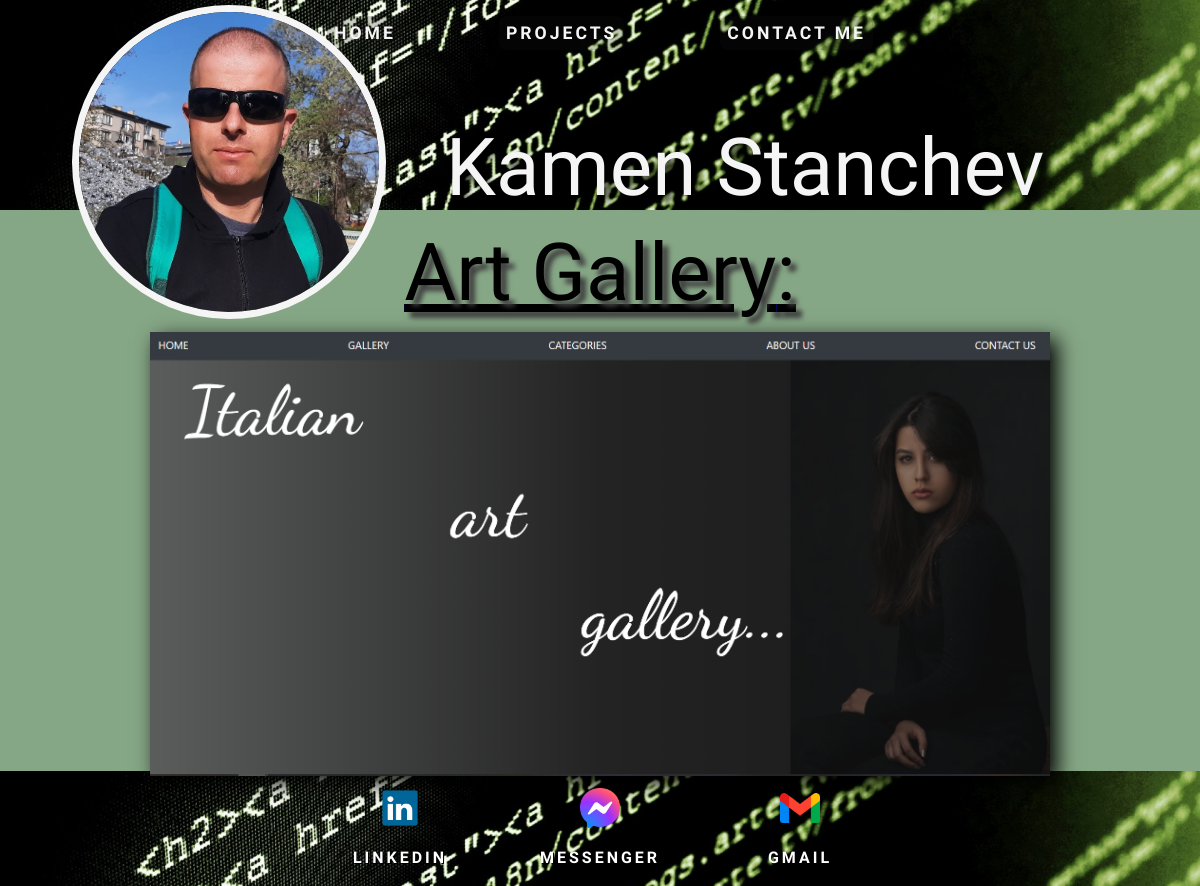
/projects/3/, run on the app's committed database.
### portfolio_app/models.py (models this page shows, shortened)
class Project(models.Model):
    name = models.CharField(max_length=30, )
    description = models.TextField(max_length=1000)
    project_img = models.ImageField(upload_to='project-img/', blank=True, null=True)
    live_hyperlink = models.URLField(blank=True, null=True)
    @property
    def snapshots(self):
        images = self.snapshot_set.all()
        return images

### portfolio_app/views.py (the view)
# urls.py: path('projects/<str:pk>/', views.project_details, name='projects-details'),
def project_details(request, pk):
    project = Project.objects.get(id=pk)
    contex = {'project': project}
    return render(request, 'project-details.html', contex)

### portfolio_app/templates/project-details.html (shortened to what this page needs)
{% extends 'main.html' %}
{% load static %}
{% block page_content %}
  <div class="home-container">
    <a href="{{ project.live_hyperlink }}"><span class="title title-hover">{{ project.name }}:</span></a>
    <div class="projects-container">
      <img class="projects-img" src="{{ project.project_img.url }}">
  </div>
{% endblock %}

### static/css/main.css (style rules this page uses)
body { margin: 0; background-color: rgb(134, 167, 134); }

### static/css/projects-list.css (style rules this page uses)
.title { display: block; text-align: center; text-decoration: underline; padding: 1%; color: black; font-family: 'Schoolbell', cursive; font-size: 80px; text-shadow: #414141 6px 6px 5px; transition: 0.5s; }
.projects-container { display: flex; flex-direction: column; justify-content: center; align-items: center; padding: 0 2%; }
.projects-img { width: 100%; max-width: 900px; height: auto; object-fit: cover; box-shadow: black 7px 7px 20px; }

### data on the page
Project: name "Art Gallery", project_img (picture)
